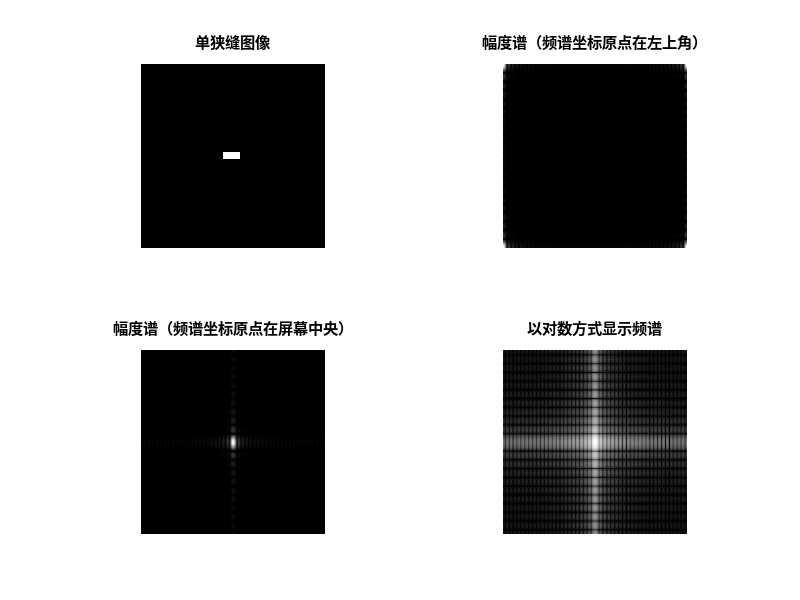

Source code (MATLAB):
clear 

f = zeros(512,512);
f(246:266,230:276)=1;
subplot(221),imshow(f,[]),title('单狭缝图像')

% 对图像进行二维快速傅里叶变换
F = fft2(f);
S = abs(F);
% 显示幅度谱
subplot(222),imshow(S,[]),title('幅度谱（频谱坐标原点在左上角）')

% 把频谱坐标原点由左上角移至屏幕中央
Fc =fftshift(F);
Fd=abs(Fc);
subplot(223),imshow(Fd,[]),title('幅度谱（频谱坐标原点在屏幕中央）')

ratio=max(Fd(:))/min(Fd(:));
% ratio = 2.3306e+007,动态范围太大，显示器无法正常显示

% 取对数
S2=log(1+abs(Fc)); 
subplot(224),imshow(S2,[]),title('以对数方式显示频谱')